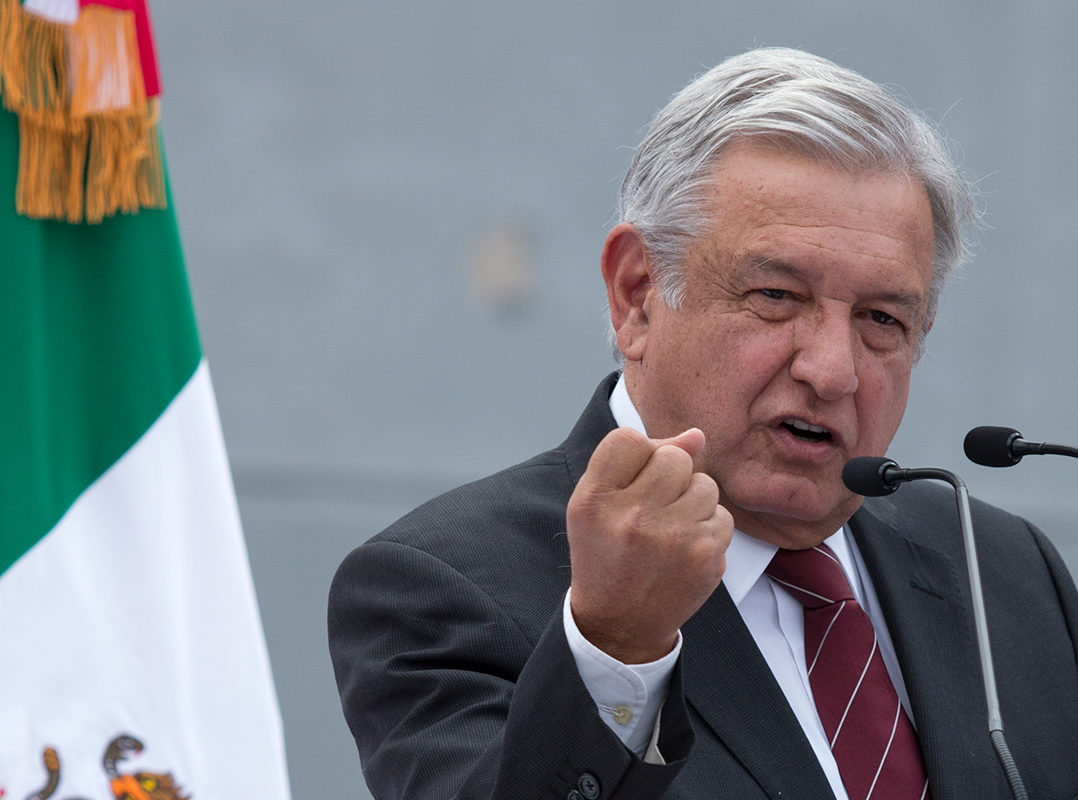
#> input picture PA 5/P15/AMLove.jpg, 1078 x 800 px
$ python brisho.py
#> lines starting #> are read from the running program, lines starting #| are printed output that depends on the picture
import cv2
import numpy as np

amlo = cv2.imread("AMLove.jpg")
#> amlo is the input picture: shape (800, 1078, 3); mean B, G, R 132.3, 127.7, 124.7
h, w, c = amlo.shape
#> h = 800; w = 1078; c = 3
#amlo2 = np.zeros((h,w,c), np.uint8)

brisho = 50

amlo2 = np.clip(amlo + [50], 0, 255).astype("uint8")
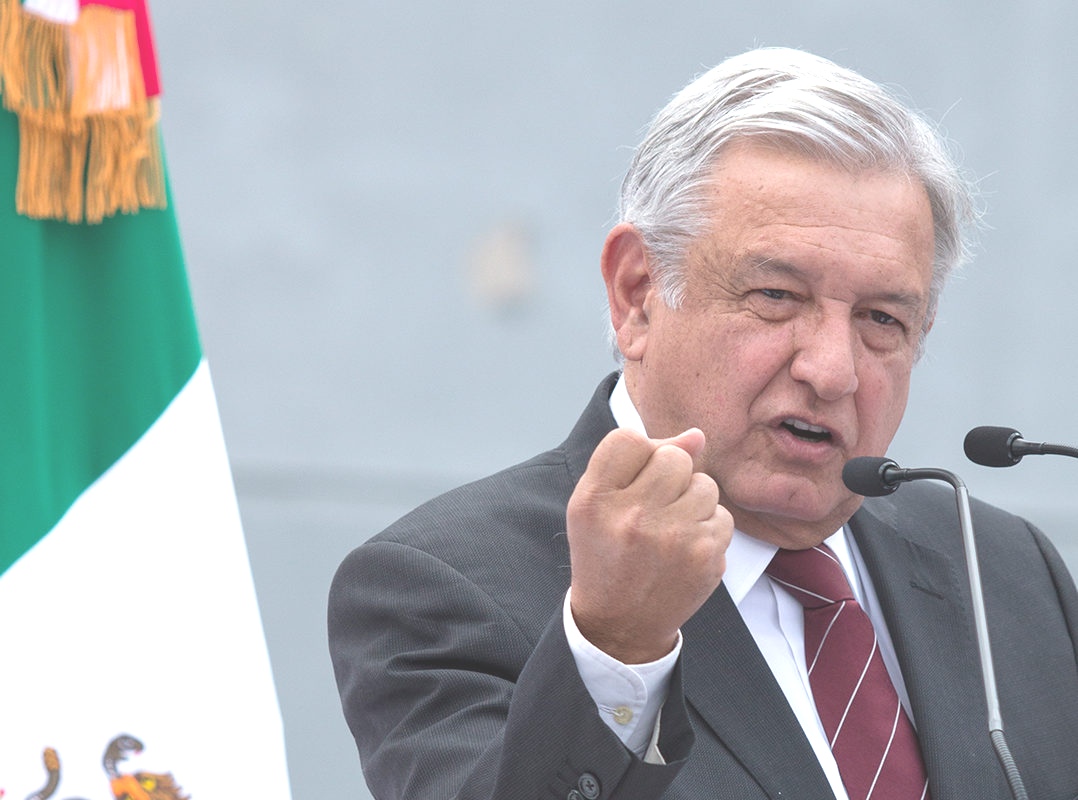
#> amlo2: shape (800, 1078, 3); mean B, G, R 177.9, 175, 172.6

#for i in range(h):
#    for j in range(w):
#        amlo2[i,j] = np.clip(amlo[i,j] + [brisho], 0, 255)

cv2.imshow("Original", amlo)

cv2.imshow("Modificada", amlo2)
cv2.waitKey(0)
cv2.destroyAllWindows()
